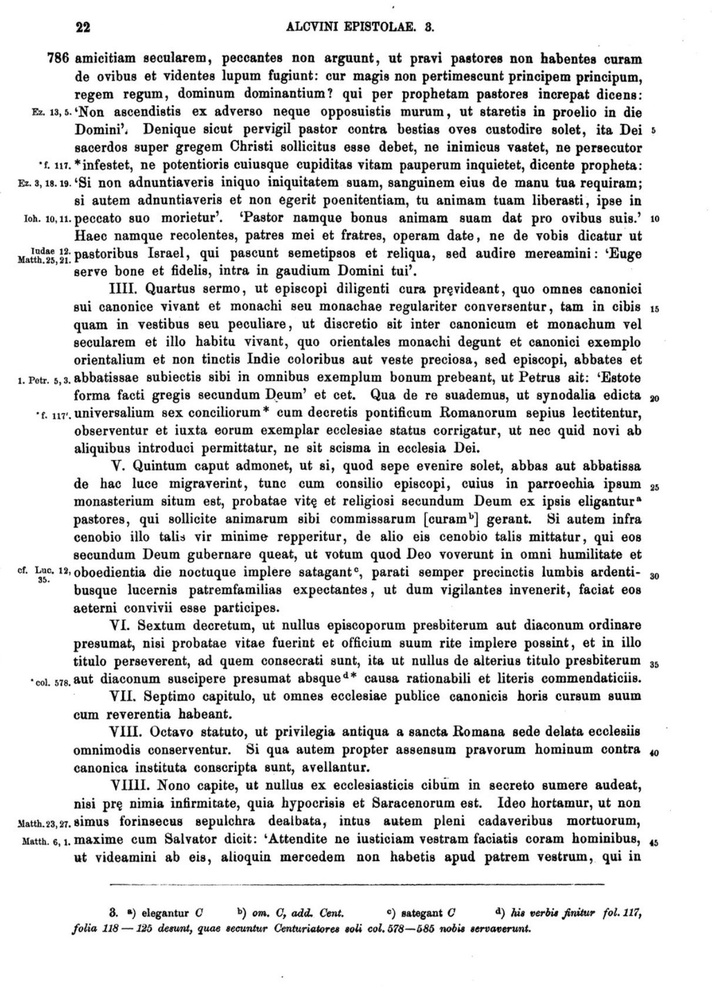
#> input picture temp/sample_mgh_2.JPG, 712 x 992 px, shrunk from 1212 x 1689 before the run, found by its file name
$ jupyter execute --allow-errors '8. capture_side_notes.ipynb'
#> lines starting #> are read from the running program, lines starting #| are printed output that depends on the picture; after the words box and inside, x2 and y2 are one past the last pixel; in counts of white or black regions, pixels touching at a corner belong together
[cell 1]
import pytesseract
import cv2

[cell 2]
image = cv2.imread("temp\sample_mgh_2.JPG")
#> image is the input picture: shape (992, 712, 3); min 0, max 255, mean 223.5
base_image = image.copy()

[cell 3]
gray = cv2.cvtColor(image,cv2.COLOR_BGR2GRAY)
blur = cv2.GaussianBlur(gray,(7,7),0)
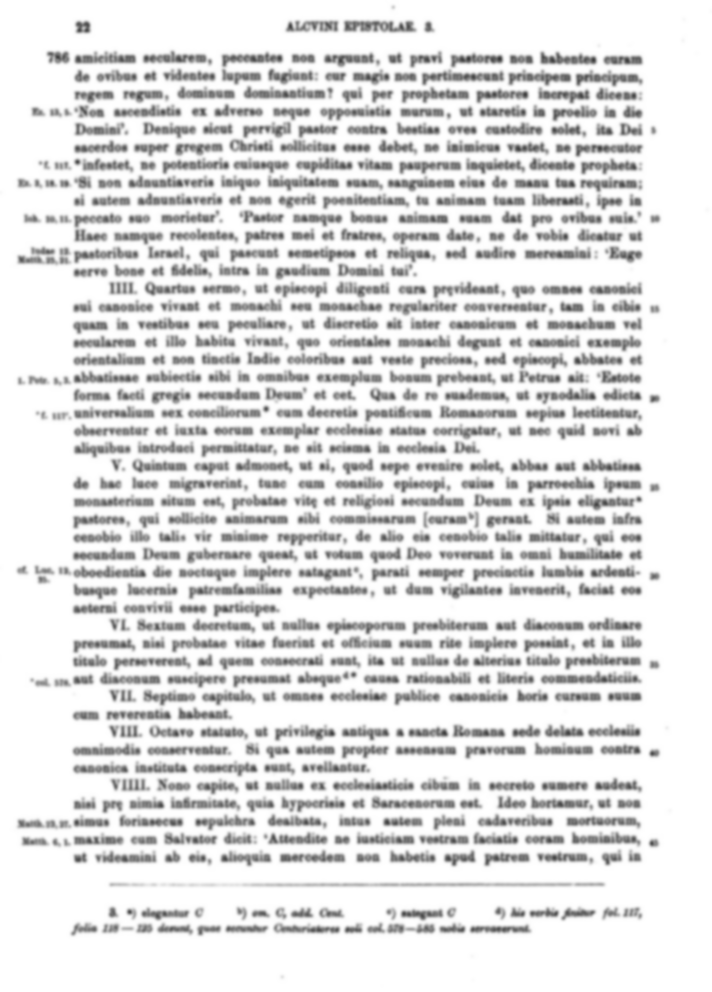
#> blur: shape (992, 712); min 59, max 255, mean 223.5
thresh = cv2.threshold(blur,0,255,cv2.THRESH_BINARY_INV + cv2.THRESH_OTSU)[1]
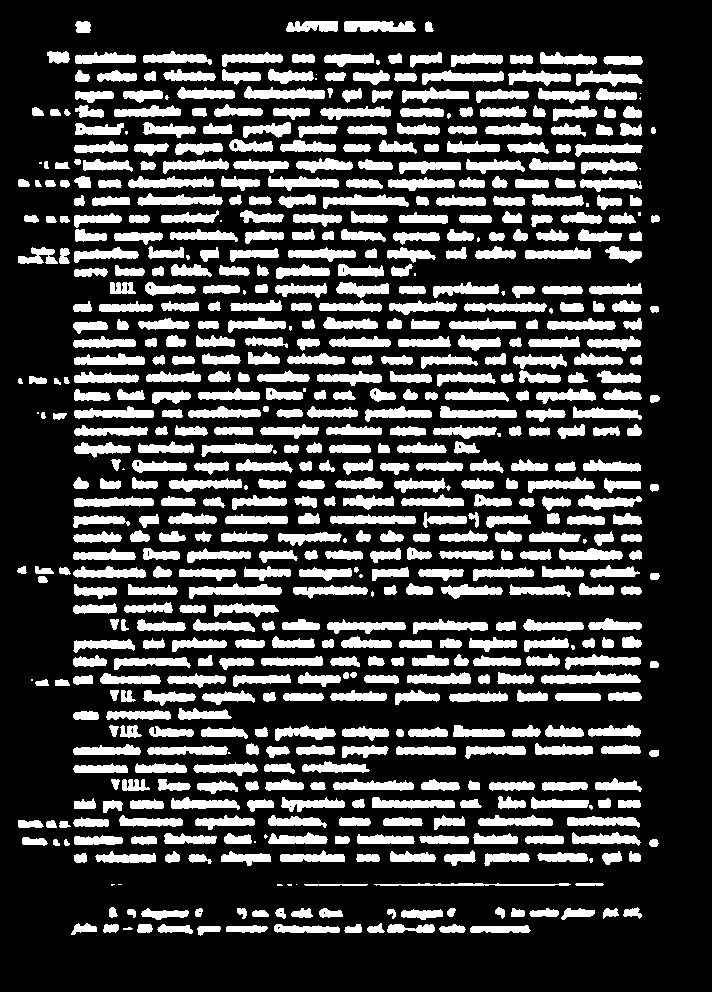
#> thresh: shape (992, 712); 25.3% white; 647 white regions (42 under 20 px), largest, box (x1, y1, x2, y2) and area: (541, 671, 641, 684) 818, (189, 583, 282, 599) 779, (244, 86, 325, 99) 707

[cell 4]
# Create rectangular structuring element and dilate
kernel = cv2.getStructuringElement(cv2.MORPH_RECT, (3,25))
dilate = cv2.dilate(thresh, kernel, iterations=1)
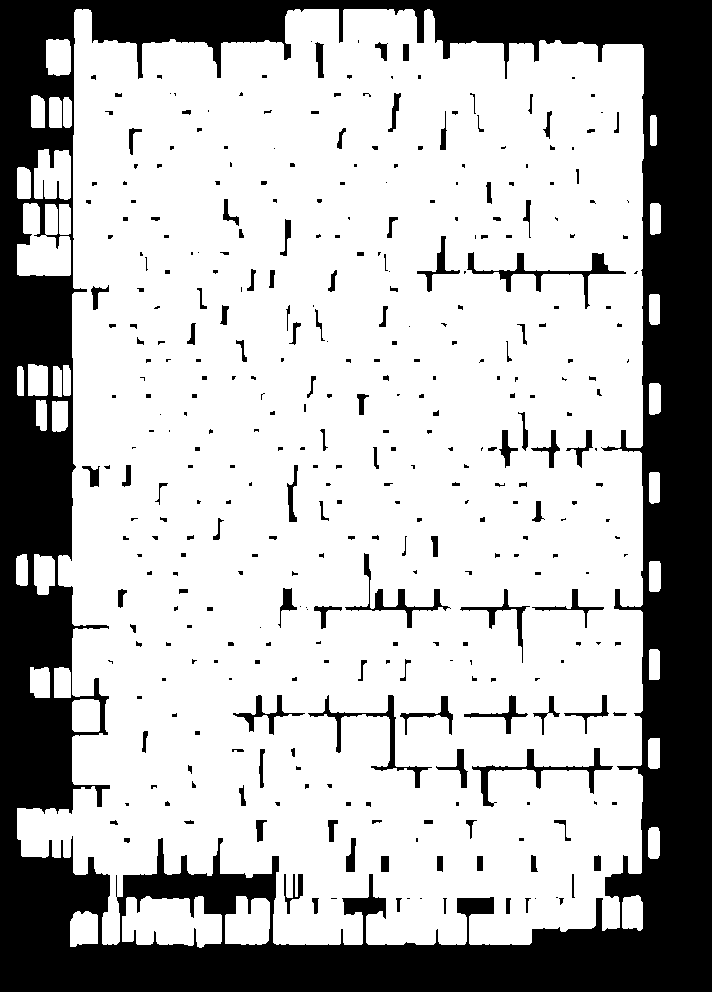
#> dilate: shape (992, 712); 71.2% white; 364 black regions (206 under 20 px)

# Find contours and draw rectangle
cnts = cv2.findContours(dilate, cv2.RETR_EXTERNAL, cv2.CHAIN_APPROX_SIMPLE)
#> cnts = 33 contours; largest, box (x1, y1, x2, y2) and area: (17, 9, 644, 945) 497413, (122, 896, 222, 948) 3866, (17, 203, 71, 276) 2724, (225, 896, 270, 945) 1746, (34, 149, 71, 200) 1464
cnts = cnts[0] if len(cnts) == 2 else cnts[1]
cnts = sorted(cnts, key=lambda x: cv2.boundingRect(x)[1])
main_text = ""
#> (the rest of this cell did not finish here and is left out)
